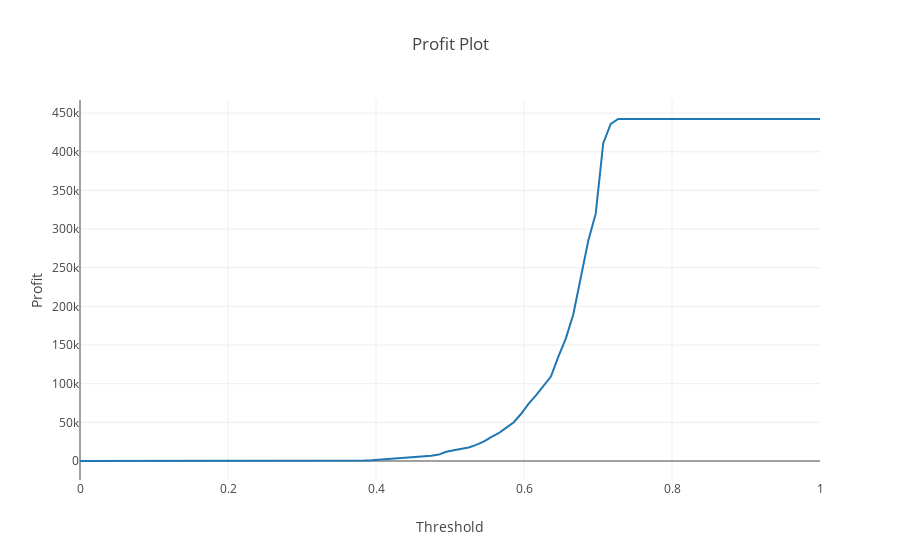

Notebook code for this chart:
### Code cell
import numpy as np
prof = []
thresholds = np.linspace(0, 1, 100)

for th in thresholds:
    y_pred_num = y_pred_proba >= th
    y_pred_num = [1 if x else 0 for x in y_pred_num]
    prof.append(sum([PROFIT(t, p) for t, p in zip(y_test, y_pred_num)]))

fig = px.line(x=thresholds, y=prof, title="Profit Plot", labels={"x": "Threshold", "y": "Profit"}, template="none")
fig.show()
